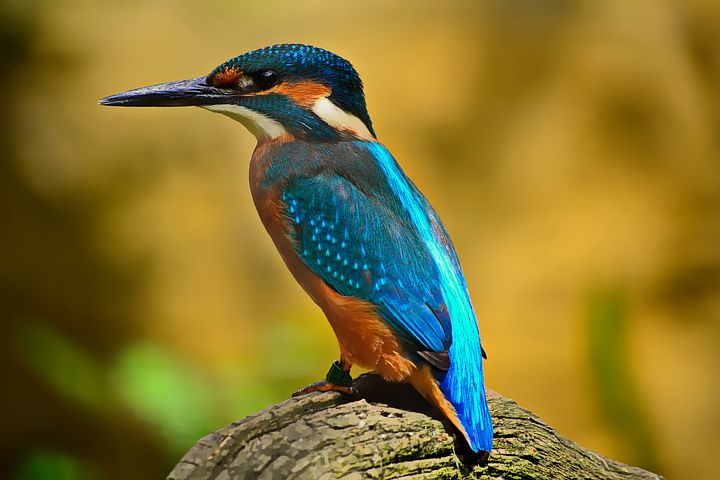
#> input picture images/bird.png, 720 x 480 px
$ jupyter execute --allow-errors 2348542_Lab_9.ipynb
#> lines starting #> are read from the running program, lines starting #| are printed output that depends on the picture
# Lab - 9

Name: Purusharth Malik

Registration No.: 2348542

[cell 1]
import cv2
import matplotlib.pyplot as plt

[cell 2]
import numpy as np
import cv2
import matplotlib.pyplot as plt

# Plotting RGB images
def plot_image(img, title, og_im, og_title):
    plt.figure(figsize=(10,10))
    plt.subplot(1, 2, 1)
    plt.imshow(og_im, cmap='gray')
    plt.title(og_title)
    plt.subplot(1, 2, 2)
    plt.imshow(img, cmap='gray')
    plt.title(title)
    plt.show()

### Loading the images

[cell 3]
im1 = cv2.imread("images/bird.png", cv2.IMREAD_GRAYSCALE)
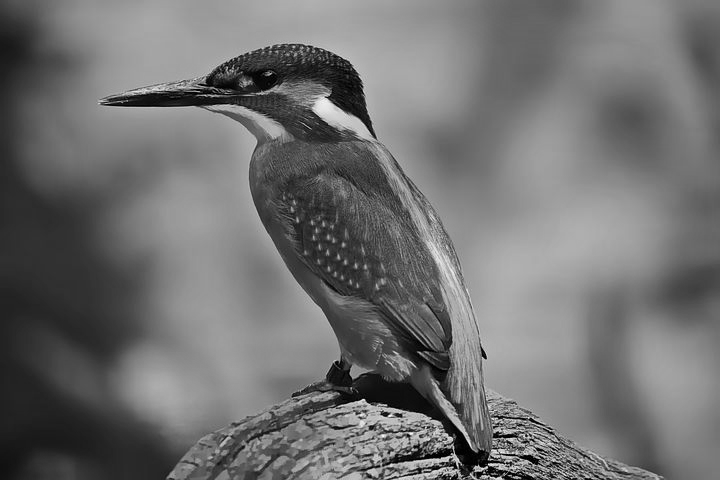
#> im1: shape (480, 720); min 0, max 250, mean 112.6
im2 = cv2.imread("images/linus.jpeg", cv2.IMREAD_GRAYSCALE)
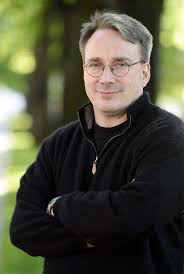
#> input picture images/linus.jpeg, 184 x 274 px
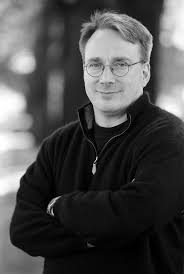
#> im2: shape (274, 184); min 0, max 255, mean 74.4
im3 = cv2.imread("images/wolverine.png", cv2.IMREAD_GRAYSCALE)

plt.imshow(im1, cmap='gray')
plt.show()
plt.imshow(im2, cmap='gray')
plt.show()
#> (the rest of this cell did not finish here and is left out)

### Point Detection

[cell 4]
point_filter = np.array([[1,1,1],
                         [1,-8,1],
                         [1,1,1]])
threshold = 220

# Filtering the image
point_img = cv2.filter2D(src=im1, ddepth=-1, kernel=point_filter)

# Setting the threshold
for row in range(point_img.shape[0]):
    for col in range(point_img.shape[1]):
        if point_img[row][col] < threshold:
            point_img[row][col] = 0
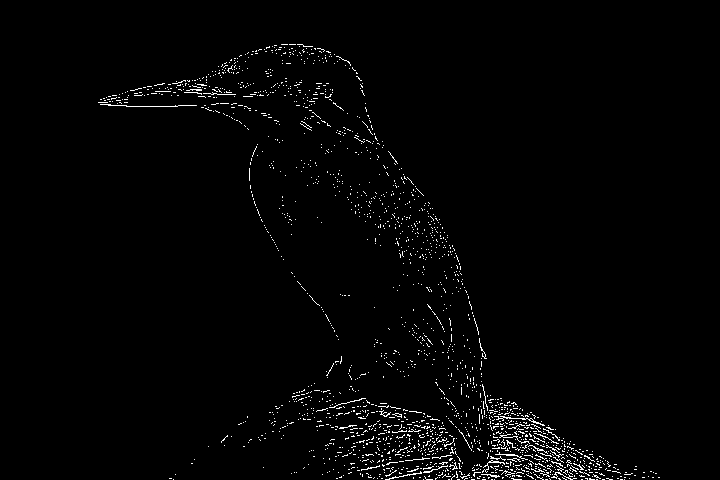
#> point_img: shape (480, 720); min 0, max 255, mean 4.4

plot_image(point_img, "Point Detection", im1, "Original Image")

[cell 5]
# Filtering the image
point_img = cv2.filter2D(src=im2, ddepth=-1, kernel=point_filter)
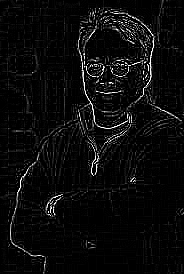
#> point_img: shape (274, 184); min 0, max 255, mean 11.6

# Setting the threshold
for row in range(point_img.shape[0]):
    for col in range(point_img.shape[1]):
        if point_img[row][col] < threshold:
            point_img[row][col] = 0
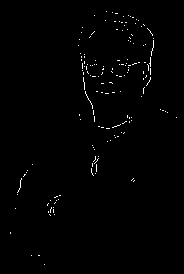
#> point_img: shape (274, 184); min 0, max 255, mean 2.1

plot_image(point_img, "Point Detection", im2, "Original Image")

#> (a cell that did not finish here is left out)

### Line Detection

[cell 7]
# Horizontal Line Detection
hline_filter = np.array([[-1,-1,-1],
                         [2,2,2],
                         [-1,-1,-1]])

# Vertical Line Detection
vline_filter = np.array([[-1,2,-1],
                         [-1,2,-1],
                         [-1,2,-1]])

# Filtering the image
hor_img = cv2.filter2D(src=im1, ddepth=-1, kernel=hline_filter)
ver_img = cv2.filter2D(src=im1, ddepth=-1, kernel=vline_filter)

plot_image(hor_img, "Horizontal Line Detection", im1, "Original Image")
plot_image(ver_img, "Vertical Line Detection", im1, "Original Image")

[cell 8]
# Filtering the image
hor_img = cv2.filter2D(src=im2, ddepth=-1, kernel=hline_filter)
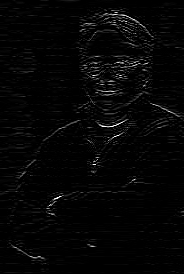
#> hor_img: shape (274, 184); min 0, max 255, mean 5.5
ver_img = cv2.filter2D(src=im2, ddepth=-1, kernel=vline_filter)
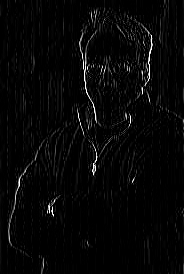
#> ver_img: shape (274, 184); min 0, max 255, mean 6.7

plot_image(hor_img, "Horizontal Line Detection", im2, "Original Image")
plot_image(ver_img, "Vertical Line Detection", im2, "Original Image")

#> (a cell that did not finish here is left out)

### Slant Line Detection

[cell 10]
# Positive Slant Line Filter
pos_slant_filter = np.array([[-1, -1, 2],
                             [-1, 2, -1],
                             [2, -1, -1]])

# Negative Slant Line Filter
neg_slant_filter = np.array([[2,-1,-1],
                             [-1,2,-1],
                             [-1,-1,2]])

# Filtering the image
pos_img = cv2.filter2D(src=im1, ddepth=-1, kernel=pos_slant_filter)
neg_img = cv2.filter2D(src=im1, ddepth=-1, kernel=neg_slant_filter)

plot_image(pos_img, "+45 Slanted Image", im1, "Original Image")
plot_image(neg_img, "-45 Slanted Image", im1, "Original Image")

[cell 11]
# Filtering the image
pos_img = cv2.filter2D(src=im2, ddepth=-1, kernel=pos_slant_filter)
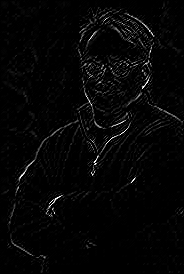
#> pos_img: shape (274, 184); min 0, max 255, mean 5.7
neg_img = cv2.filter2D(src=im2, ddepth=-1, kernel=neg_slant_filter)
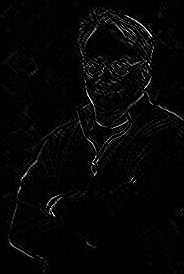
#> neg_img: shape (274, 184); min 0, max 255, mean 5.7

plot_image(pos_img, "+45 Slanted Image", im2, "Original Image")
plot_image(neg_img, "-45 Slanted Image", im2, "Original Image")
